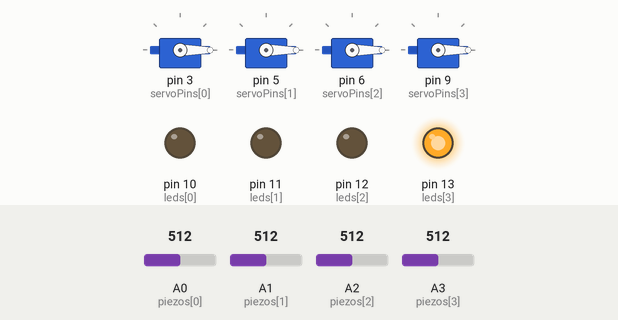
Bench run of a sketch on a simulated Arduino Uno, built with avr-gcc and run on an emulated ATmega328P. Parts: 4 × servo, output pins drawn as LEDs (lit = HIGH). The inputs (shaded band) are chosen by the test bench; at power-on: A0 (piezos[0]) = 512, A1 (piezos[1]) = 512, A2 (piezos[2]) = 512, A3 (piezos[3]) = 512.

Above: at 5.8 s.
5.9 s: A0 (piezos[0]) set to 317
14.8 s: A0 (piezos[0]) set to 287
At 23.4 s:
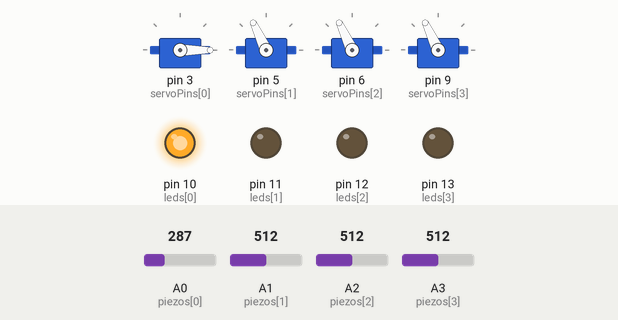
23.7 s: A0 (piezos[0]) set to 306
At 24.6 s:
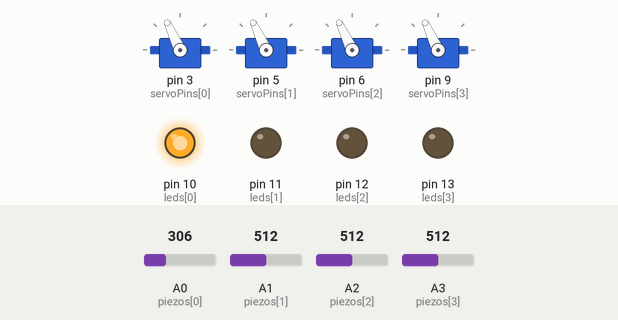
28.4 s: A1 (piezos[1]) set to 313
32.9 s: A1 (piezos[1]) set to 292
At 38.5 s:
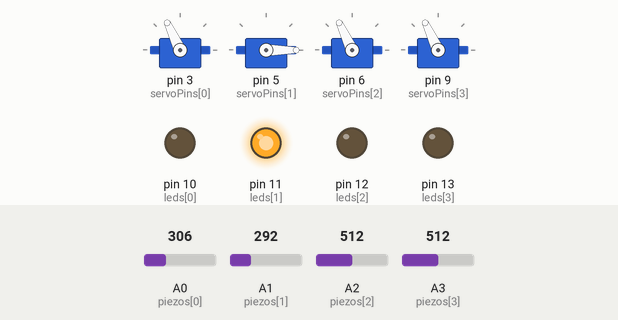
39.2 s: A1 (piezos[1]) set to 306
At 40.0 s:
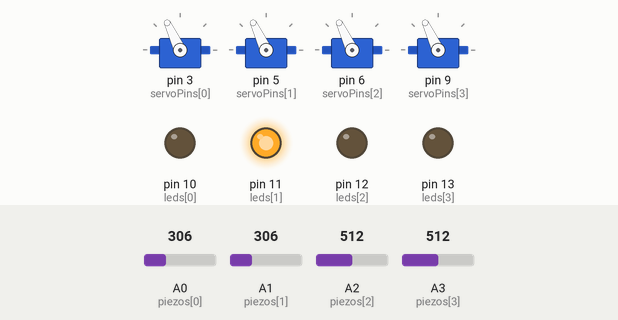
Timing chart, 0 to 44.0 s (numbered marks = the images above; inputs shaded):
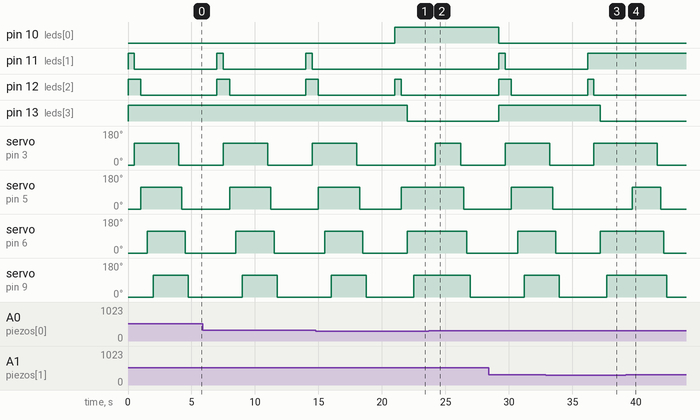

The sketch:

FourTins.ino
```cpp
#include <Servo.h>

//Servos
Servo servos[4];
int servoPins[] = {3, 5, 6, 9};
bool boxStates[] = {false, false, false, false};
int amountOpen = 0;

//LEDs
int leds[] = {10, 11, 12, 13};

//Piezo sensors
int piezos[] = {A0, A1, A2, A3};
const int threshold = 300; //might need two thresholds for different types


void setup() {
  Serial.begin(9600);
  for(int i = 0; i < 4; i++){
    servos[i].attach(servoPins[i]);
    servos[i].write(0);
    pinMode(leds[i], OUTPUT);
    digitalWrite(leds[i], HIGH);
  }
}

void loop() {
  for (int i = 0; i < 4; i++) {
    if (!boxStates[i] && analogRead(piezos[i]) > threshold) {
      boxStates[i] = true;
      amountOpen++;
      digitalWrite(leds[i], LOW);
      if(amountOpen == 4){
        digitalWrite(leds[i], HIGH);
      }
      delay(500);
      servos[i].write(115);
    }
  }
  if(amountOpen == 4){
    delay(2000);
    for(int i = 0; i < 4; i++){
      servos[i].write(0);
      boxStates[i] = false;
      delay(250);
    }
    boolean finished = true;
    while (finished) {
      for (int i = 0; i < 4; i++) {
        if (analogRead(piezos[i]) > threshold) {
          finished = false;
        }
      }
    }
    delay(2000);
    for(int i = 0; i < 4; i++){
      digitalWrite(leds[i], HIGH);
    }
    amountOpen = 0;
  }
}
```

Measured:
- the behaviour switches between 301 and 300 on A0 (piezos[0]) (found by bisection; images 0 and 1)
- the behaviour switches between 301 and 300 on A1 (piezos[1]) (found by bisection; images 2 and 3)
- after the input at 14.8 s, pin 10 (leds[0]): LOW → HIGH after 6.2 s; pin 11 (leds[1]): stays LOW (without the input it goes to HIGH after 6.2 s); pin 13 (leds[3]): HIGH → LOW after 7.2 s; servo on pin 3 (servoPins[0]): goes on until 18.0 s, then stays 0°
- after the input at 23.7 s, servo on pin 3 (servoPins[0]): 0° → 115° after 0.50 s, → 0° 2.0 s later; servo on pin 5 (servoPins[1]): 115° → 0° after 2.8 s; servo on pin 6 (servoPins[2]): 115° → 0° after 3.0 s; servo on pin 9 (servoPins[3]): 115° → 0° after 3.3 s
- after the input at 32.9 s, pin 11 (leds[1]): goes on until 36.2 s, then stays HIGH; pin 13 (leds[3]): HIGH → LOW after 4.3 s; servo on pin 5 (servoPins[1]): goes on until 33.5 s, then stays 0°
- after the input at 39.2 s, servo on pin 3 (servoPins[0]): 115° → 0° after 2.5 s; servo on pin 5 (servoPins[1]): 0° → 115° after 0.50 s, → 0° 2.3 s later; servo on pin 6 (servoPins[2]): 115° → 0° after 3.0 s; servo on pin 9 (servoPins[3]): 115° → 0° after 3.3 s
- by itself, pin 11 (leds[1]): alternates HIGH for 0.50 s and LOW for 6.5 s
